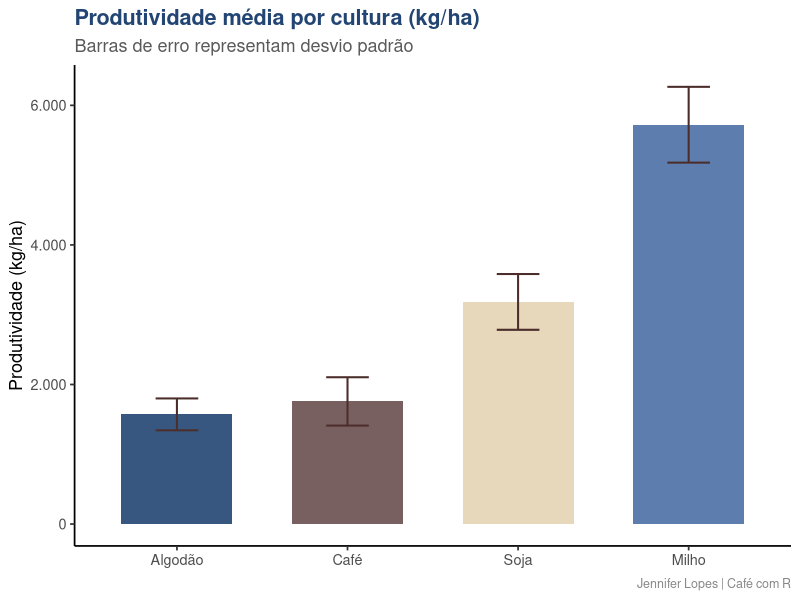

Here is the R script that generated this plot:
## ---- chunk 1
#| label: setup
#| include: false

library(tidyverse)
library(kableExtra)
library(scales)

cores_cafe <- c(
  azul_escuro = "#224573",
  marrom      = "#6B4F4F",
  azul_claro  = "#4A6FA5",
  bege        = "#E5D3B3")
## ---- chunk 2
#| label: fig-exemplo
#| fig-cap: "Produtividade média por cultura com desvio padrão. Dados simulados para demonstração."

set.seed(2026)

dados_ex <- data.frame(
  cultura = factor(
    rep(c("Soja", "Milho", "Café", "Algodão"), each = 40)),
  produtividade = c(
    rnorm(40, 3200, 400),
    rnorm(40, 5800, 600),
    rnorm(40, 1800, 300),
    rnorm(40, 1500, 250)))

dados_ex |>
  group_by(cultura) |>
  summarise(
    media   = mean(produtividade),
    dp      = sd(produtividade),
    .groups = "drop") |>
  ggplot(aes(x = reorder(cultura, media), y = media, fill = cultura)) +
  geom_col(width = 0.65, alpha = 0.9) +
  geom_errorbar(
    aes(ymin = media - dp, ymax = media + dp),
    width     = 0.25,
    color     = "#4B2E2B",
    linewidth = 0.7) +
  scale_fill_manual(values = unname(cores_cafe)) +
  scale_y_continuous(labels = label_number(big.mark = ".")) +
  labs(
    title    = "Produtividade média por cultura (kg/ha)",
    subtitle = "Barras de erro representam desvio padrão",
    x        = NULL,
    y        = "Produtividade (kg/ha)",
    caption  = "Jennifer Lopes | Café com R") +
  theme_classic(base_size = 13) +
  theme(
    legend.position = "none",
    plot.title      = element_text(face = "bold", color = "#224573"),
    plot.subtitle   = element_text(color = "#5A5A5A"),
    plot.caption    = element_text(color = "#888888", size = 9))
## ---- chunk 3
#| label: tbl-dados
#| tbl-cap: "Principais fontes de dados abertos brasileiros acessíveis via R."
#| echo: false

data.frame(
  Fonte   = c(
    "IBGE/SIDRA", "Base dos Dados", "DATASUS",
    "INMET", "Portal Transparência"),
  Pacote  = c(
    "sidrar", "basedosdados", "microdatasus",
    "inmetr", "httr2"),
  Conteudo = c(
    "Censo, PNAD, produção agrícola, PIB municipal",
    "Consolidação de dezenas de bases padronizadas",
    "Mortalidade, internações, nascimentos",
    "Temperatura, precipitação, umidade histórica",
    "Gastos públicos, contratos, servidores")) |>
  kable(col.names = c("Fonte", "Pacote R", "O que contém")) |>
  kable_styling(
    bootstrap_options = c("striped", "hover"),
    full_width        = TRUE) |>
  row_spec(0, bold = TRUE, color = "white", background = "#224573")
